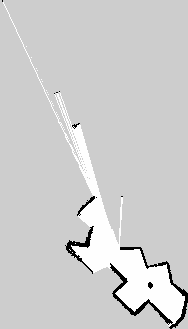
%> input picture map_mazes/map_maze_2.pgm, 188 x 329 px
$ octave particleFilterImageImport.m   (GNU Octave 9; MATLAB toolbox functions it lacks are replaced by stand-ins)
%> lines starting %> are read from the running program, lines starting %| are printed output that depends on the picture
clear
clc
close all

load('topicData_point1.mat')
load('topicData_point2.mat')

odom1_msgs = cell2mat(odom1_msgs);
odom2_msgs = cell2mat(odom2_msgs);

scan1_msgs = cell2mat(scan1_msgs);
scan2_msgs = cell2mat(scan2_msgs);

tf1_msgs = cell2mat(tf1_msgs);
tf2_msgs = cell2mat(tf2_msgs);

tf_static1_msgs = cell2mat(tf_static1_msgs);
tf_static2_msgs = cell2mat(tf_static2_msgs);

map = imread('map_maze_2.pgm');
%> map is the input picture: size 329x188 uint8; min 0, max 254, mean 205.6
figure
%imshow(map);
xCoordWall = zeros(100,1);
yCoordWall = zeros(100,1);
counter=1;
resolution=0.03; %metres / pixel
origin = [-1.94, -8.63, 0]
for col=1:1:329
    for row=1:1:188
        if map(col,row) == 0
            xCoordWall(counter) = col;
            yCoordWall(counter) = 330-row;
            counter = counter + 1;
        end
    end
end
%> after the loop, counter = 1218; xCoordWall = 1217 values from 1 to 329; yCoordWall = 1217 values, max 327 at index 1, min 142 at index 795, mean 200.2
figure
scatter(xCoordWall,yCoordWall)
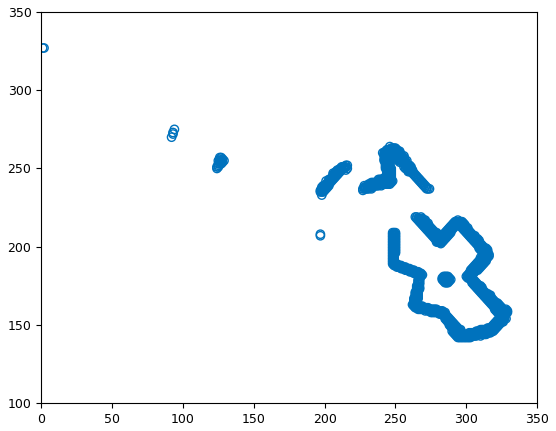
%> figure redrawn from the program's plot data

xCoordWall = xCoordWall*resolution;
%> xCoordWall = 1217 values from 0.03 to 9.87
yCoordWall = yCoordWall*resolution;
%> yCoordWall = 1217 values, max 9.81 at index 1, min 4.26 at index 795, mean 6

xCoordWall = xCoordWall+origin(1);
%> xCoordWall = 1217 values from -1.91 to 7.93
yCoordWall = yCoordWall+origin(2);
%> yCoordWall = 1217 values, max 1.18 at index 1, min -4.37 at index 795, mean -2.63
figure
scatter(xCoordWall,yCoordWall)
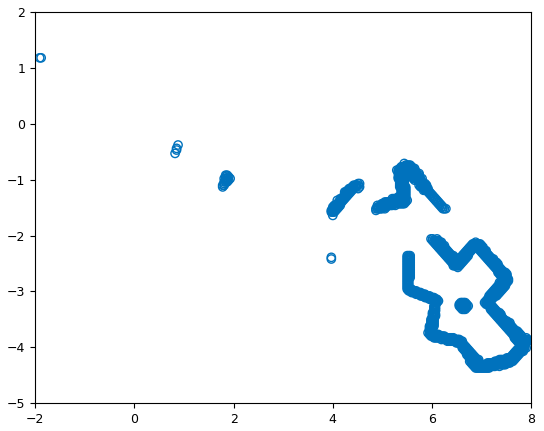
%> figure redrawn from the program's plot data

numParticles=200;
particle =zeros(numParticles,3); %x,y,rho
for i=1:1:numParticles
    particle(i,1) = randi([1 188]);
    particle(i,2) = randi([1 329]);
    while map(particle(i,2),particle(i,1))==205 || map(particle(i,2),particle(i,1))==0
        particle(i,1) = randi([1 188]);
        particle(i,2) = randi([1 329]);
    end
    particle(i,1) = particle(i,1)*resolution + origin(1);
    particle(i,2) = (330-particle(i,2))*resolution + origin(2);
    particle(i,3) = randi([0 360]);
end
%> after the loop, particle = 200 rows, first 12: [0.97 -6.47 172; 1.18 -5.84 297; 2.35 -7.85 324; 1.12 -5.72 292; 3.13 -8.12 162; 2.56 -6.8 52; 1.24 -6.05 16; 1.78 -7.64 134; 3.55 -7.64 207; 1.39 -6.62 0; 0.85 -5.81 54; 0.4 -2.57 169]

%scatter(particle(:,1), particle(:,2), 'red')
